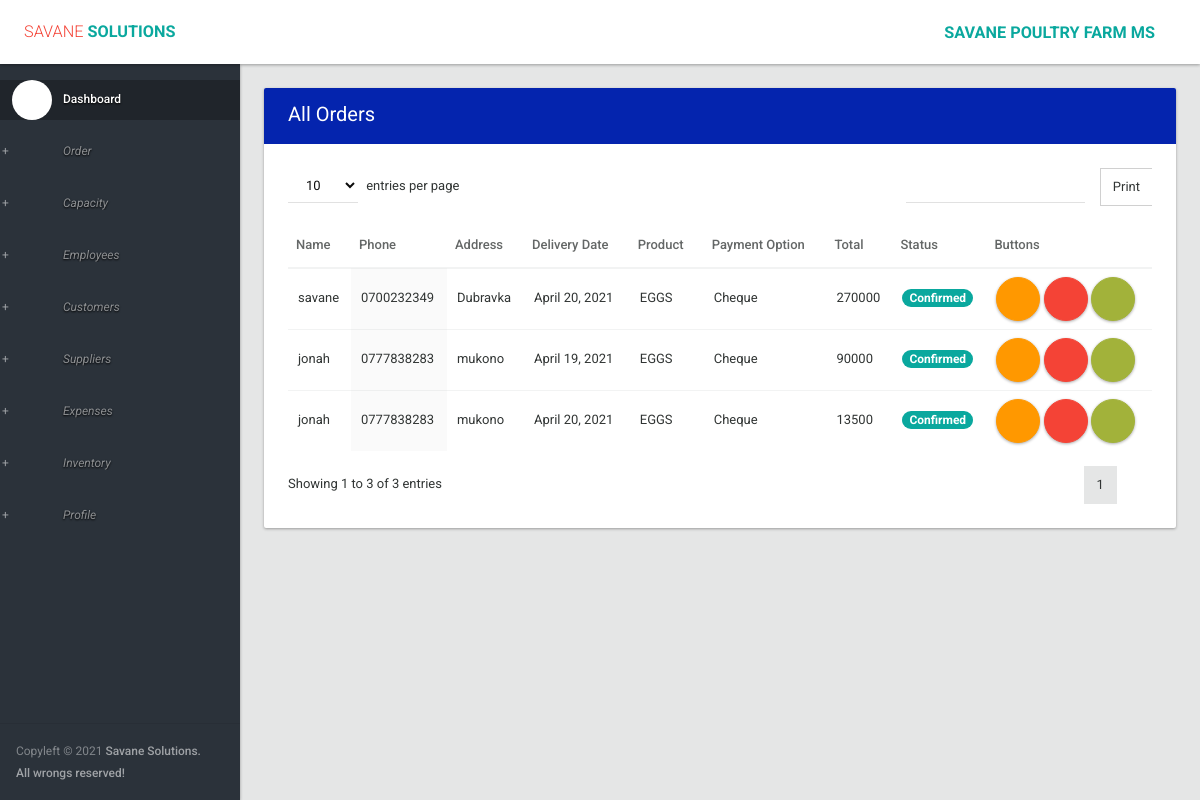
Page /index/ (signed in) on the committed database.
### orders/models.py (models this page shows, shortened)
class Order (models.Model):
    name = models.CharField(max_length=20)
    phone = models.CharField(max_length=10)
    address = models.TextField()
    delivery_date = models.DateField(blank=True, default=timezone.now())
    product_id = models.TextField(max_length=300, default='EGGS')
    payment_option = models.CharField(max_length=50)
    px_per_tray = models.IntegerField(default=9000)
    px_per_egg = models.IntegerField(default=300)
    total = models.IntegerField(default=0)
    no_of_trays = models.IntegerField(null=False, default=0)
    order_status = models.CharField(max_length=50)

### orders/views.py (the view)
# urls.py: url(r'^index/', my_order.index, name='home'),
@login_required
def index(request):
    orders = Order.objects.all()
    return render(request, 'index.html', {'orders': orders})

### orders/templates/index.html (shortened to what this page needs)
{% extends 'layout.html' %}
{% load i18n %}
{% block body %}
                <section>
                    <div class="section-body">
                        <div class="row">
                            <div class="col-lg-12">
                                <div class="card">
                                    <div class="card-head style-primary">
                                        <header>{% trans "All Orders" %} </header>
                                        <div class="tools">
                                            <a class="btn btn-icon-toggle btn-collapse"><i class="fa fa-angle-down"></i></a>
                                            <a class="btn btn-icon-toggle btn-close"><i class="md md-close"></i></a>
                                        </div>
                                    </div>
                                    <div class="card-body">
                                        <div class="table-responsive">
                                            <table id="datatable2" class="table order-column hover">
                                                <thead>
                                                    <tr>
                                                        <th>{% trans "Name" %}</th>
                                                        <th>{% trans "Phone" %}</th>
                                                        <th>{% trans "Address" %}</th>
                                                        <th>{% trans "Delivery Date" %}</th>
                                                        <th>{% trans "Product" %}</th>
                                                        <th>{% trans "Payment Option" %}</th>
                                                        <th>{% trans "Total" %}</th>
                                                        <th>{% trans "Status" %}</th>
                                                        <th width="150px">{% trans "Buttons" %}</th>
                                                    </tr>
                                                </thead>
                                                <tbody>
                                                    {% for order in orders %}
                                                        <tr class="gradeX">
                                                            <td>{{ order.name }}</td>
                                                            <td>{{ order.phone }}</td>
                                                            <td>{{ order.address }}</td>
                                                            <td>{{ order.delivery_date }}</td>
                                                            <td>{{ order.product_id }}</td>
                                                            <td>{{ order.payment_option }}</td>
                                                            <td>{{ order.total }}</td>
                                                            <td><span class="badge" style="background: #0aa89e"> {{ order.order_status }}</span></td>
                                                            <td>
                                                                <a href="{% url 'edit' order.id %}" class="btn ink-reaction btn-floating-action btn-warning"><i class="md md-edit"></i> </a>
                                                                <a href="{% url 'deleteorder' order.id %}" class="btn ink-reaction btn-floating-action btn-danger" onclick="return confirm('Are you sure you want to delete this?')"><i class="md md-delete"></i> </a>
                                                                <a href="{% url 'show' order.id %}" class="btn ink-reaction btn-floating-action btn-primary"><i class="md md-print"></i> </a>
                                                            </td>
                                                        </tr>
                                                    {% endfor %}
                                                </tbody>
                                            </table>
                                        </div>
                                    </div>
                                </div>
                            </div>
                        </div>
                    </div>
                </section>
{% endblock %}

### rows in the picture
Order: name "jonah", phone "0777838283", address "mukono", delivery_date "April 19, 2021", product_id "EGGS", payment_option "Cheque", total "90000", order_status "Confirmed"
Order: name "savane", phone "0700232349", address "Dubravka", delivery_date "April 20, 2021", product_id "EGGS", payment_option "Cheque", total "270000", order_status "Confirmed"
Order: name "jonah", phone "0777838283", address "mukono", delivery_date "April 20, 2021", product_id "EGGS", payment_option "Cheque", total "13500", order_status "Confirmed"
